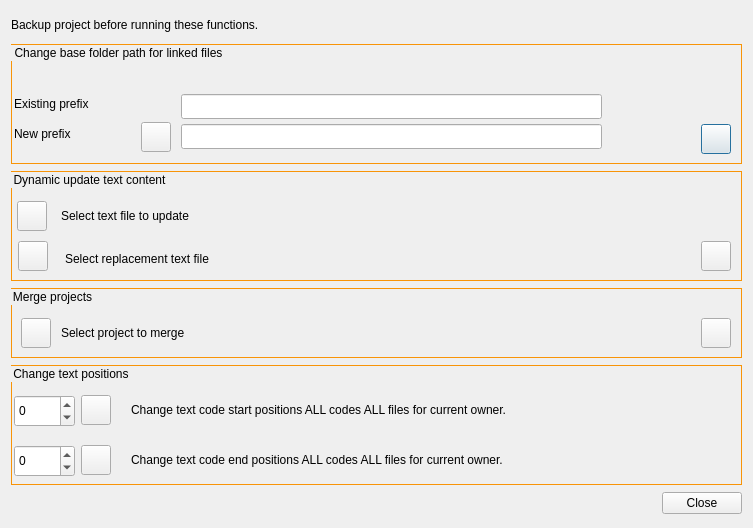
<?xml version="1.0" encoding="UTF-8"?>
<ui version="4.0">
 <class>Dialog_special_functions</class>
 <widget class="QDialog" name="Dialog_special_functions">
  <property name="geometry">
   <rect>
    <x>0</x>
    <y>0</y>
    <width>753</width>
    <height>528</height>
   </rect>
  </property>
  <property name="maximumSize">
   <size>
    <width>16777215</width>
    <height>600</height>
   </size>
  </property>
  <property name="windowTitle">
   <string>Special Functions</string>
  </property>
  <layout class="QVBoxLayout" name="verticalLayout">
   <item>
    <widget class="QLabel" name="label">
     <property name="minimumSize">
      <size>
       <width>0</width>
       <height>25</height>
      </size>
     </property>
     <property name="maximumSize">
      <size>
       <width>16777215</width>
       <height>25</height>
      </size>
     </property>
     <property name="text">
      <string>Backup project before running these functions.</string>
     </property>
    </widget>
   </item>
   <item>
    <widget class="QGroupBox" name="groupBox__base_directory">
     <property name="minimumSize">
      <size>
       <width>0</width>
       <height>120</height>
      </size>
     </property>
     <property name="maximumSize">
      <size>
       <width>16777215</width>
       <height>120</height>
      </size>
     </property>
     <property name="styleSheet">
      <string notr="true">QGroupBox{border: 1px solid #f89407;}</string>
     </property>
     <property name="title">
      <string>Change base folder path for linked files</string>
     </property>
     <widget class="QLabel" name="label_linked_info">
      <property name="geometry">
       <rect>
        <x>3</x>
        <y>30</y>
        <width>721</width>
        <height>17</height>
       </rect>
      </property>
      <property name="toolTip">
       <string>Useful if you have transferred a folder of linked files from one operating system to another.
Or you have changed the location of name of the folder containing linked files.</string>
      </property>
      <property name="text">
       <string/>
      </property>
     </widget>
     <widget class="QLabel" name="label_prefix_old">
      <property name="geometry">
       <rect>
        <x>3</x>
        <y>50</y>
        <width>130</width>
        <height>20</height>
       </rect>
      </property>
      <property name="text">
       <string>Existing prefix</string>
      </property>
     </widget>
     <widget class="QLabel" name="label_prefix_new">
      <property name="geometry">
       <rect>
        <x>3</x>
        <y>80</y>
        <width>121</width>
        <height>20</height>
       </rect>
      </property>
      <property name="text">
       <string>New prefix</string>
      </property>
     </widget>
     <widget class="QLineEdit" name="lineEdit_existing_prefix">
      <property name="geometry">
       <rect>
        <x>170</x>
        <y>50</y>
        <width>421</width>
        <height>25</height>
       </rect>
      </property>
     </widget>
     <widget class="QLineEdit" name="lineEdit_new_prefix">
      <property name="geometry">
       <rect>
        <x>170</x>
        <y>80</y>
        <width>421</width>
        <height>25</height>
       </rect>
      </property>
     </widget>
     <widget class="QPushButton" name="pushButton_change_prefix">
      <property name="geometry">
       <rect>
        <x>690</x>
        <y>80</y>
        <width>30</width>
        <height>30</height>
       </rect>
      </property>
      <property name="toolTip">
       <string>Run</string>
      </property>
      <property name="text">
       <string/>
      </property>
     </widget>
     <widget class="QPushButton" name="pushButton_select_path">
      <property name="geometry">
       <rect>
        <x>130</x>
        <y>78</y>
        <width>30</width>
        <height>30</height>
       </rect>
      </property>
      <property name="toolTip">
       <string>Select base folder path</string>
      </property>
      <property name="text">
       <string/>
      </property>
     </widget>
    </widget>
   </item>
   <item>
    <widget class="QGroupBox" name="groupBox_update_text">
     <property name="minimumSize">
      <size>
       <width>0</width>
       <height>110</height>
      </size>
     </property>
     <property name="maximumSize">
      <size>
       <width>16777215</width>
       <height>110</height>
      </size>
     </property>
     <property name="styleSheet">
      <string notr="true">QGroupBox{border: 1px solid #f89407;}</string>
     </property>
     <property name="title">
      <string>Dynamic update text content</string>
     </property>
     <widget class="QPushButton" name="pushButton_text_update">
      <property name="geometry">
       <rect>
        <x>690</x>
        <y>70</y>
        <width>30</width>
        <height>30</height>
       </rect>
      </property>
      <property name="toolTip">
       <string>Run</string>
      </property>
      <property name="text">
       <string/>
      </property>
     </widget>
     <widget class="QLabel" name="label_text_update_info">
      <property name="geometry">
       <rect>
        <x>50</x>
        <y>30</y>
        <width>621</width>
        <height>30</height>
       </rect>
      </property>
      <property name="text">
       <string>Select text file to update</string>
      </property>
     </widget>
     <widget class="QPushButton" name="pushButton_select_text_file">
      <property name="geometry">
       <rect>
        <x>6</x>
        <y>30</y>
        <width>30</width>
        <height>30</height>
       </rect>
      </property>
      <property name="toolTip">
       <string>Select text file to update</string>
      </property>
      <property name="text">
       <string/>
      </property>
     </widget>
     <widget class="QLabel" name="label_text_update_info_2">
      <property name="geometry">
       <rect>
        <x>54</x>
        <y>73</y>
        <width>621</width>
        <height>30</height>
       </rect>
      </property>
      <property name="text">
       <string>Select replacement text file</string>
      </property>
     </widget>
     <widget class="QPushButton" name="pushButton_select_replacement_text_file">
      <property name="geometry">
       <rect>
        <x>7</x>
        <y>70</y>
        <width>30</width>
        <height>30</height>
       </rect>
      </property>
      <property name="toolTip">
       <string>Select replacement text file</string>
      </property>
      <property name="text">
       <string/>
      </property>
     </widget>
    </widget>
   </item>
   <item>
    <widget class="QGroupBox" name="groupBox_merge">
     <property name="minimumSize">
      <size>
       <width>0</width>
       <height>70</height>
      </size>
     </property>
     <property name="maximumSize">
      <size>
       <width>16777215</width>
       <height>70</height>
      </size>
     </property>
     <property name="styleSheet">
      <string notr="true">QGroupBox{border: 1px solid #f89407;}</string>
     </property>
     <property name="title">
      <string>Merge projects</string>
     </property>
     <widget class="QPushButton" name="pushButton_merge">
      <property name="geometry">
       <rect>
        <x>690</x>
        <y>30</y>
        <width>30</width>
        <height>30</height>
       </rect>
      </property>
      <property name="toolTip">
       <string>Run</string>
      </property>
      <property name="text">
       <string/>
      </property>
     </widget>
     <widget class="QPushButton" name="pushButton_select_project">
      <property name="geometry">
       <rect>
        <x>10</x>
        <y>30</y>
        <width>30</width>
        <height>30</height>
       </rect>
      </property>
      <property name="toolTip">
       <string>Select project to merge</string>
      </property>
      <property name="text">
       <string/>
      </property>
     </widget>
     <widget class="QLabel" name="label_merge_info">
      <property name="geometry">
       <rect>
        <x>50</x>
        <y>30</y>
        <width>621</width>
        <height>30</height>
       </rect>
      </property>
      <property name="text">
       <string>Select project to merge</string>
      </property>
     </widget>
    </widget>
   </item>
   <item>
    <widget class="QGroupBox" name="groupBox_text_positions">
     <property name="minimumSize">
      <size>
       <width>0</width>
       <height>120</height>
      </size>
     </property>
     <property name="maximumSize">
      <size>
       <width>16777215</width>
       <height>120</height>
      </size>
     </property>
     <property name="styleSheet">
      <string notr="true">QGroupBox{border: 1px solid #f89407;}</string>
     </property>
     <property name="title">
      <string>Change text positions</string>
     </property>
     <widget class="QLabel" name="label_end_positions">
      <property name="geometry">
       <rect>
        <x>120</x>
        <y>80</y>
        <width>601</width>
        <height>30</height>
       </rect>
      </property>
      <property name="text">
       <string>Change text code end positions ALL codes ALL files for current owner.</string>
      </property>
      <property name="wordWrap">
       <bool>true</bool>
      </property>
     </widget>
     <widget class="QLabel" name="label_start_positions">
      <property name="geometry">
       <rect>
        <x>120</x>
        <y>30</y>
        <width>601</width>
        <height>30</height>
       </rect>
      </property>
      <property name="text">
       <string>Change text code start positions ALL codes ALL files for current owner.</string>
      </property>
      <property name="wordWrap">
       <bool>true</bool>
      </property>
     </widget>
     <widget class="QSpinBox" name="spinBox_text_ends">
      <property name="geometry">
       <rect>
        <x>3</x>
        <y>80</y>
        <width>61</width>
        <height>32</height>
       </rect>
      </property>
      <property name="toolTip">
       <string>&lt;html&gt;&lt;head/&gt;&lt;body&gt;&lt;p&gt;Number of characters to extend (positive numbers)&lt;/p&gt;&lt;p&gt;or reduce (negative numbers)&lt;/p&gt;&lt;/body&gt;&lt;/html&gt;</string>
      </property>
      <property name="minimum">
       <number>-100</number>
      </property>
      <property name="maximum">
       <number>100</number>
      </property>
     </widget>
     <widget class="QSpinBox" name="spinBox_text_starts">
      <property name="geometry">
       <rect>
        <x>3</x>
        <y>30</y>
        <width>61</width>
        <height>32</height>
       </rect>
      </property>
      <property name="toolTip">
       <string>&lt;html&gt;&lt;head/&gt;&lt;body&gt;&lt;p&gt;Number of characters to extend (positive numbers)&lt;/p&gt;&lt;p&gt;or reduce (negative numbers)&lt;/p&gt;&lt;/body&gt;&lt;/html&gt;</string>
      </property>
      <property name="minimum">
       <number>-100</number>
      </property>
      <property name="maximum">
       <number>100</number>
      </property>
     </widget>
     <widget class="QPushButton" name="pushButton_text_ends">
      <property name="geometry">
       <rect>
        <x>70</x>
        <y>80</y>
        <width>30</width>
        <height>30</height>
       </rect>
      </property>
      <property name="toolTip">
       <string>Run</string>
      </property>
      <property name="text">
       <string/>
      </property>
     </widget>
     <widget class="QPushButton" name="pushButton_text_starts">
      <property name="geometry">
       <rect>
        <x>70</x>
        <y>30</y>
        <width>30</width>
        <height>30</height>
       </rect>
      </property>
      <property name="toolTip">
       <string>Run</string>
      </property>
      <property name="text">
       <string/>
      </property>
     </widget>
    </widget>
   </item>
   <item>
    <widget class="QDialogButtonBox" name="buttonBox">
     <property name="orientation">
      <enum>Qt::Horizontal</enum>
     </property>
     <property name="standardButtons">
      <set>QDialogButtonBox::Close</set>
     </property>
    </widget>
   </item>
  </layout>
 </widget>
 <resources/>
 <connections>
  <connection>
   <sender>buttonBox</sender>
   <signal>accepted()</signal>
   <receiver>Dialog_special_functions</receiver>
   <slot>accept()</slot>
   <hints>
    <hint type="sourcelabel">
     <x>248</x>
     <y>254</y>
    </hint>
    <hint type="destinationlabel">
     <x>157</x>
     <y>274</y>
    </hint>
   </hints>
  </connection>
  <connection>
   <sender>buttonBox</sender>
   <signal>rejected()</signal>
   <receiver>Dialog_special_functions</receiver>
   <slot>reject()</slot>
   <hints>
    <hint type="sourcelabel">
     <x>316</x>
     <y>260</y>
    </hint>
    <hint type="destinationlabel">
     <x>286</x>
     <y>274</y>
    </hint>
   </hints>
  </connection>
 </connections>
</ui>
